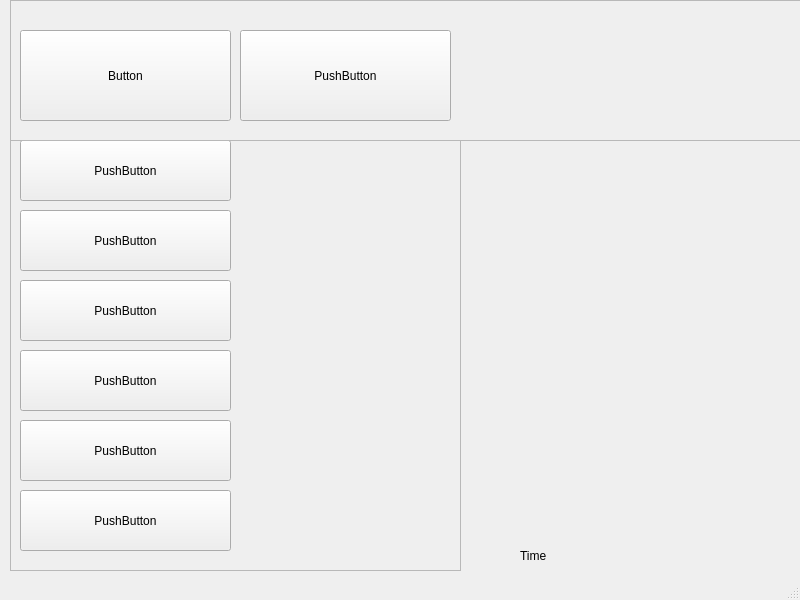
<?xml version="1.0" encoding="UTF-8"?>
<ui version="4.0">
 <class>MainWindow</class>
 <widget class="QMainWindow" name="MainWindow">
  <property name="geometry">
   <rect>
    <x>0</x>
    <y>0</y>
    <width>800</width>
    <height>600</height>
   </rect>
  </property>
  <property name="windowTitle">
   <string>MainWindow</string>
  </property>
  <widget class="QWidget" name="centralwidget">
   <widget class="QFrame" name="frame">
    <property name="geometry">
     <rect>
      <x>10</x>
      <y>140</y>
      <width>451</width>
      <height>431</height>
     </rect>
    </property>
    <property name="frameShape">
     <enum>QFrame::StyledPanel</enum>
    </property>
    <property name="frameShadow">
     <enum>QFrame::Raised</enum>
    </property>
    <widget class="QPushButton" name="pushButton_2">
     <property name="geometry">
      <rect>
       <x>10</x>
       <y>0</y>
       <width>211</width>
       <height>61</height>
      </rect>
     </property>
     <property name="text">
      <string>PushButton</string>
     </property>
    </widget>
    <widget class="QPushButton" name="pushButton_3">
     <property name="geometry">
      <rect>
       <x>10</x>
       <y>70</y>
       <width>211</width>
       <height>61</height>
      </rect>
     </property>
     <property name="text">
      <string>PushButton</string>
     </property>
    </widget>
    <widget class="QPushButton" name="pushButton_5">
     <property name="geometry">
      <rect>
       <x>10</x>
       <y>140</y>
       <width>211</width>
       <height>61</height>
      </rect>
     </property>
     <property name="text">
      <string>PushButton</string>
     </property>
    </widget>
    <widget class="QPushButton" name="pushButton_6">
     <property name="geometry">
      <rect>
       <x>10</x>
       <y>210</y>
       <width>211</width>
       <height>61</height>
      </rect>
     </property>
     <property name="text">
      <string>PushButton</string>
     </property>
    </widget>
    <widget class="QPushButton" name="pushButton_7">
     <property name="geometry">
      <rect>
       <x>10</x>
       <y>280</y>
       <width>211</width>
       <height>61</height>
      </rect>
     </property>
     <property name="text">
      <string>PushButton</string>
     </property>
    </widget>
    <widget class="QPushButton" name="pushButton_8">
     <property name="geometry">
      <rect>
       <x>10</x>
       <y>350</y>
       <width>211</width>
       <height>61</height>
      </rect>
     </property>
     <property name="text">
      <string>PushButton</string>
     </property>
    </widget>
   </widget>
   <widget class="QFrame" name="frame_2">
    <property name="geometry">
     <rect>
      <x>10</x>
      <y>0</y>
      <width>791</width>
      <height>141</height>
     </rect>
    </property>
    <property name="frameShape">
     <enum>QFrame::StyledPanel</enum>
    </property>
    <property name="frameShadow">
     <enum>QFrame::Raised</enum>
    </property>
    <widget class="QPushButton" name="pushButton_4">
     <property name="geometry">
      <rect>
       <x>230</x>
       <y>30</y>
       <width>211</width>
       <height>91</height>
      </rect>
     </property>
     <property name="text">
      <string>PushButton</string>
     </property>
    </widget>
    <widget class="QPushButton" name="pushButton">
     <property name="geometry">
      <rect>
       <x>10</x>
       <y>30</y>
       <width>211</width>
       <height>91</height>
      </rect>
     </property>
     <property name="text">
      <string>Button</string>
     </property>
    </widget>
   </widget>
   <widget class="QLabel" name="Clock">
    <property name="geometry">
     <rect>
      <x>520</x>
      <y>540</y>
      <width>141</width>
      <height>31</height>
     </rect>
    </property>
    <property name="text">
     <string>Time</string>
    </property>
   </widget>
  </widget>
  <widget class="QStatusBar" name="statusbar"/>
 </widget>
 <resources/>
 <connections/>
</ui>
